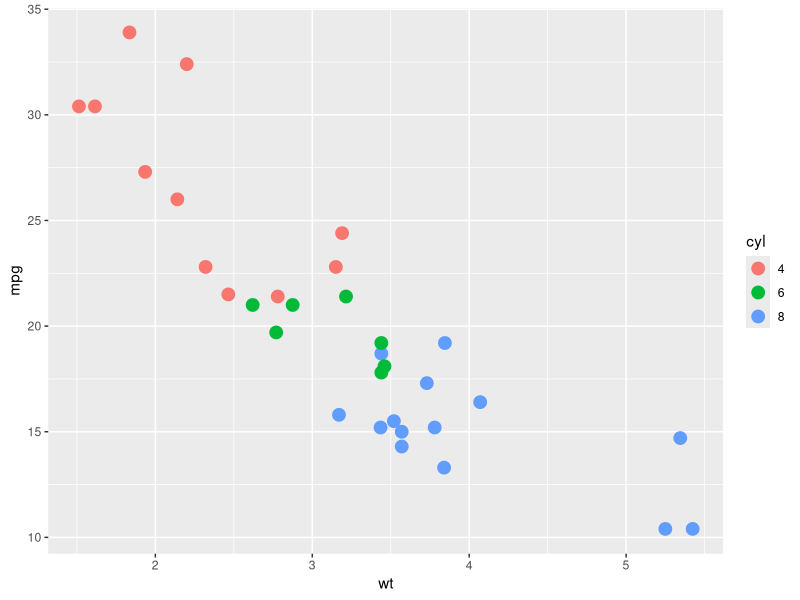
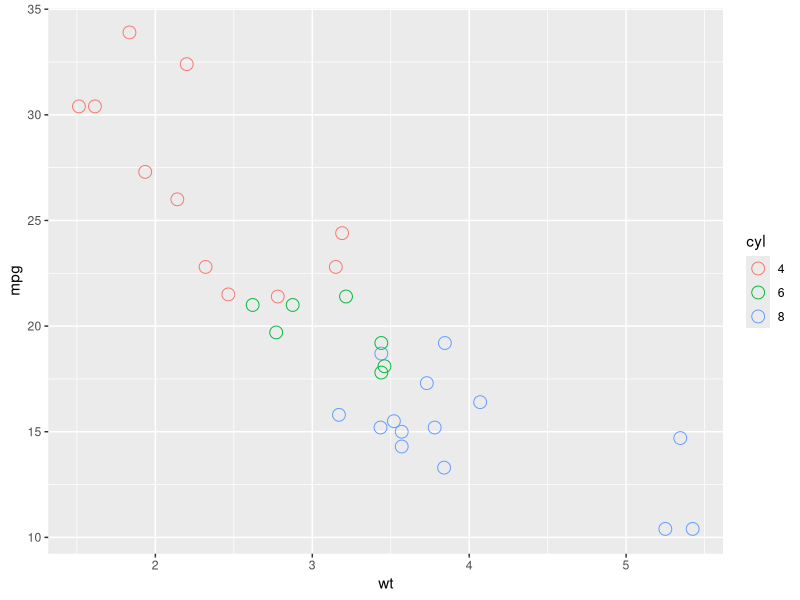
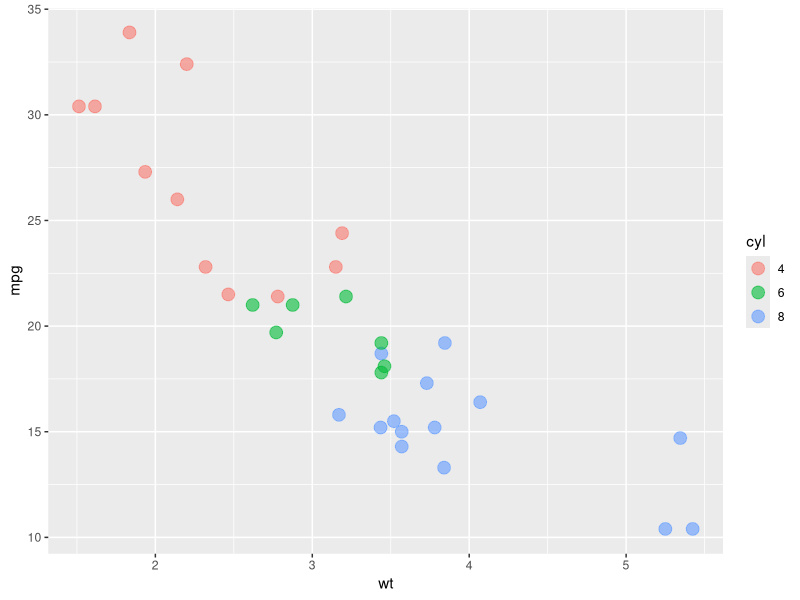
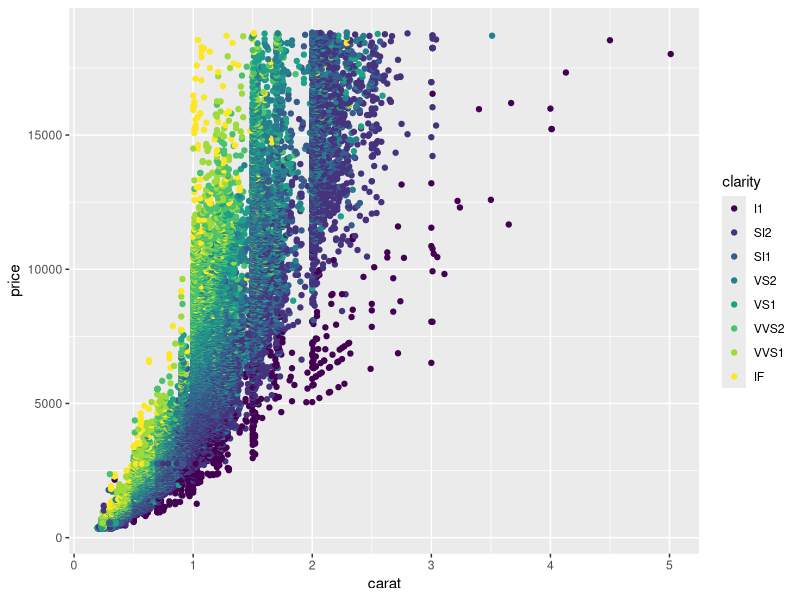
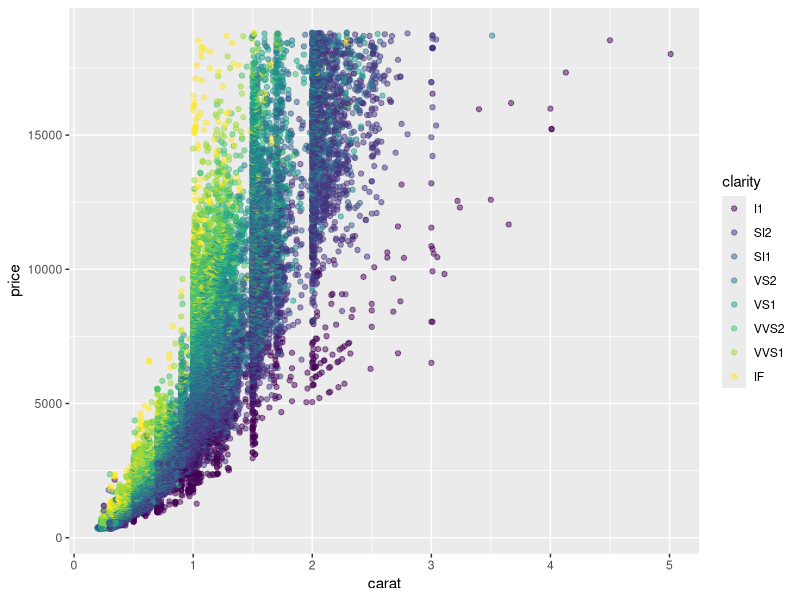
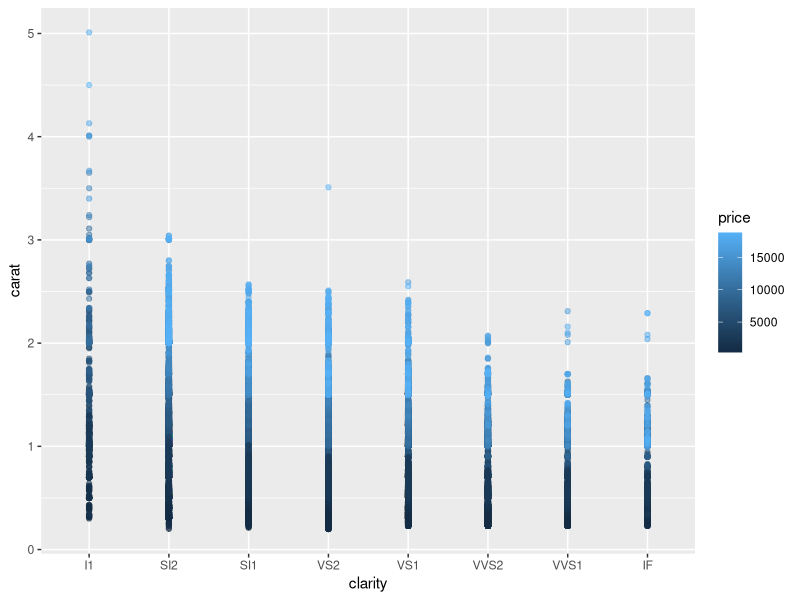
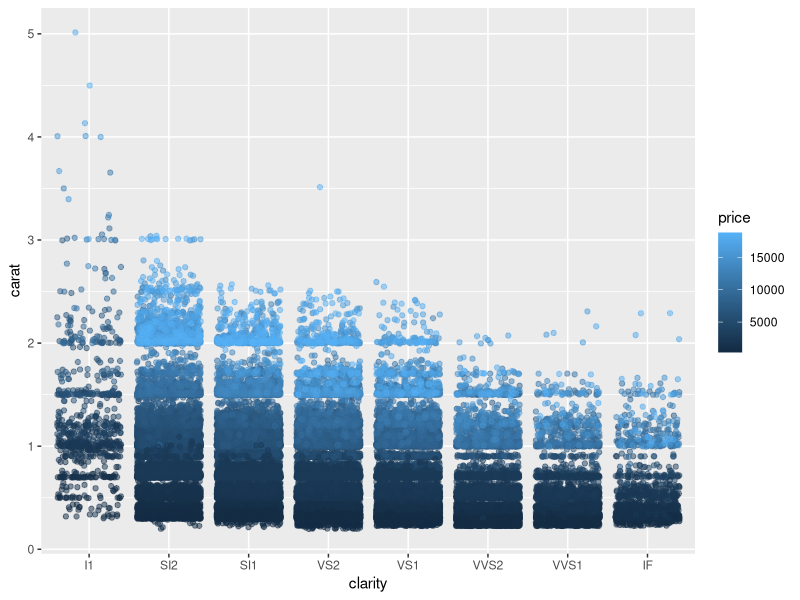

These charts were generated, in order, by the following R code:
## ---- chunk 1
library(ggplot2)
## ---- chunk 2
mtcars$cyl <- as.factor(mtcars$cyl)
## ---- chunk 3
ggplot(mtcars, aes(x = wt, y = mpg, col = cyl)) + 
  geom_point(size = 4)
## ---- chunk 4
ggplot(mtcars, aes(x = wt, y = mpg, col = cyl)) + 
  geom_point(size = 4, shape = 1)
## ---- chunk 5
ggplot(mtcars, aes(x = wt, y = mpg, col = cyl)) + 
  geom_point(size = 4, alpha = 0.6)
## ---- chunk 6
ggplot(diamonds, aes(x = carat, y = price, col = clarity)) + 
  geom_point()
## ---- chunk 7
ggplot(diamonds, aes(x = carat, y = price, col = clarity)) + 
  geom_point(alpha = 0.5)
## ---- chunk 8
ggplot(diamonds, aes(x = clarity, y = carat, col = price)) + 
  geom_point(alpha = 0.5)
## ---- chunk 9
ggplot(diamonds, aes(x = clarity, y = carat, col = price)) + 
  geom_point(position = "jitter", alpha = 0.5)
